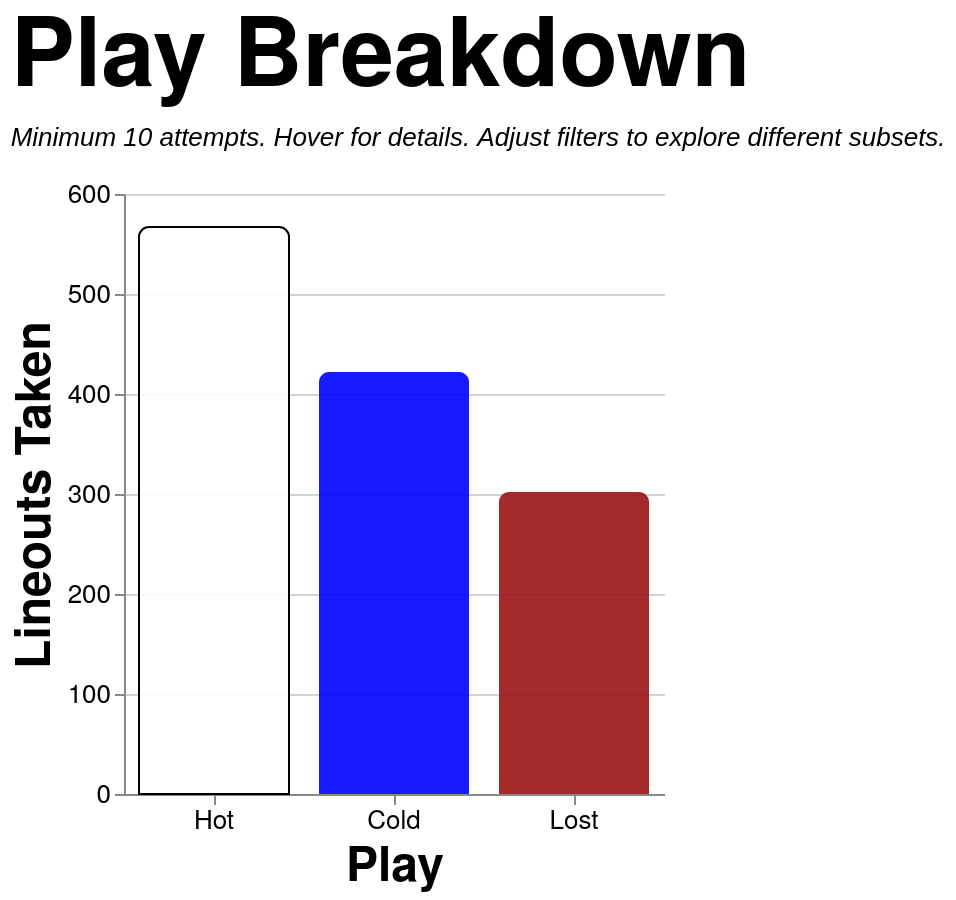

Describe this chart as a Vega-Lite specification.
### Vega-Lite specification from a JSON file in a GitHub repository (floating-point values rounded to 4 significant figures; data arrays with more than 128 entries replaced by an {"elided": "..."} marker saying what was removed)
{"config": {"axis": {"labelFont": "PT Sans Narrow, Helvetica Neue, Helvetica, Arial, sans-serif", "titleFont": "PT Sans Narrow, Helvetica Neue, Helvetica, Arial, sans-serif", "labelFontSize": 13, "titleFontSize": 24, "gridColor": "#202947", "gridOpacity": 0.2, "zindex": 1}, "text": {"font": "Lato, sans-serif"}, "bar": {"cornerRadiusEnd": 5}, "header": {"labelFont": "PT Sans Narrow, Helvetica Neue, Helvetica, Arial, sans-serif", "titleFont": "PT Sans Narrow, Helvetica Neue, Helvetica, Arial, sans-serif", "labelFontSize": 24, "titleFontSize": 28, "labelFontWeight": "bold", "orient": "left"}, "legend": {"labelFont": "PT Sans Narrow, Helvetica Neue, Helvetica, Arial, sans-serif", "titleFont": "PT Sans Narrow, Helvetica Neue, Helvetica, Arial, sans-serif", "labelFontSize": 14, "titleFontSize": 16, "titlePadding": 5, "fillColor": "white", "strokeColor": "black", "padding": 10, "titleFontWeight": "lighter", "titleFontStyle": "italic", "titleColor": "gray", "offset": 10}, "title": {"font": "PT Sans Narrow, Helvetica Neue, Helvetica, Arial, sans-serif", "fontSize": 48, "fontWeight": "bold", "anchor": "start", "align": "center", "titlePadding": 20, "subtitlePadding": 10, "subtitleFontSize": 13, "subtitleColor": "", "subtitleFontStyle": "italic", "offset": 15, "color": "black"}, "axisX": {"labelAngle": 0}, "facet": {"title": null, "header": null, "align": {"row": "each", "column": "each"}, "spacing": 10}, "resolve": {"scale": {"y": "independent", "facet": "independent"}}, "background": "transparent", "scale": {"offsetBandPaddingOuter": 0.2, "offsetBandPaddingInner": 0.1}, "view": {"stroke": null, "background": "transparent"}}, "data": {"name": "data-c74d2511dedb0b323cc0d84fdacd1a93"}, "mark": {"type": "bar", "opacity": 0.9, "size": 75}, "encoding": {"color": {"field": "play", "legend": null, "scale": {"domain": ["Hot", "Cold", "Lost"], "range": ["white", "blue", "#991515"]}, "type": "nominal"}, "stroke": {"field": "play", "legend": null, "scale": {"domain": ["Hot", "Cold", "Lost"], "range": ["black", "transparent", "transparent"]}, "type": "nominal"}, "tooltip": [{"field": "play", "title": "Play", "type": "nominal"}, {"field": "attempts", "format": ",.0f", "title": "Attempts", "type": "quantitative"}, {"field": "won", "format": ",.0f", "title": "Won", "type": "quantitative"}, {"field": "success_rate", "format": ".1%", "title": "Success Rate", "type": "quantitative"}], "x": {"axis": {"labelAngle": 0}, "field": "play", "sort": ["Hot", "Cold", "Lost"], "title": "Play", "type": "nominal"}, "y": {"field": "attempts", "title": "Lineouts Taken", "type": "quantitative"}}, "height": 300, "params": [{"name": "loSquad", "value": "All"}, {"name": "loSeason", "value": "All"}, {"name": "loGameType", "value": "All"}, {"name": "loThrower", "value": "All"}, {"name": "loJumper", "value": "All"}, {"name": "loArea", "value": "All"}, {"name": "loNumbers", "value": "All"}], "title": {"text": "Play Breakdown", "subtitle": "Minimum 10 attempts. Hover for details. Adjust filters to explore different subsets."}, "transform": [{"filter": "(loSquad == 'All' || datum.squad == loSquad) && (loSeason == 'All' || datum.season == loSeason) && (loGameType == 'All' || (loGameType == 'League + Cup' && (datum.game_type == 'League' || datum.game_type == 'Cup')) || (loGameType == 'League only' && datum.game_type == 'League') || datum.game_type == loGameType) && (loThrower == 'All' || datum.thrower == loThrower) && (loJumper == 'All' || datum.jumper == loJumper) && (loArea == 'All' || datum.area == loArea) && (loNumbers == 'All' || datum.numbers == loNumbers)"}, {"aggregate": [{"op": "count", "as": "attempts"}, {"op": "sum", "field": "won", "as": "won"}], "groupby": ["play"]}, {"filter": "datum.attempts >= 10"}, {"calculate": "datum.won / datum.attempts", "as": "success_rate"}], "width": {"step": 90}, "$schema": "https://vega.github.io/schema/vega-lite/v5.20.1.json", "datasets": {"data-c74d2511dedb0b323cc0d84fdacd1a93": {"elided": "1291 records"}}}
